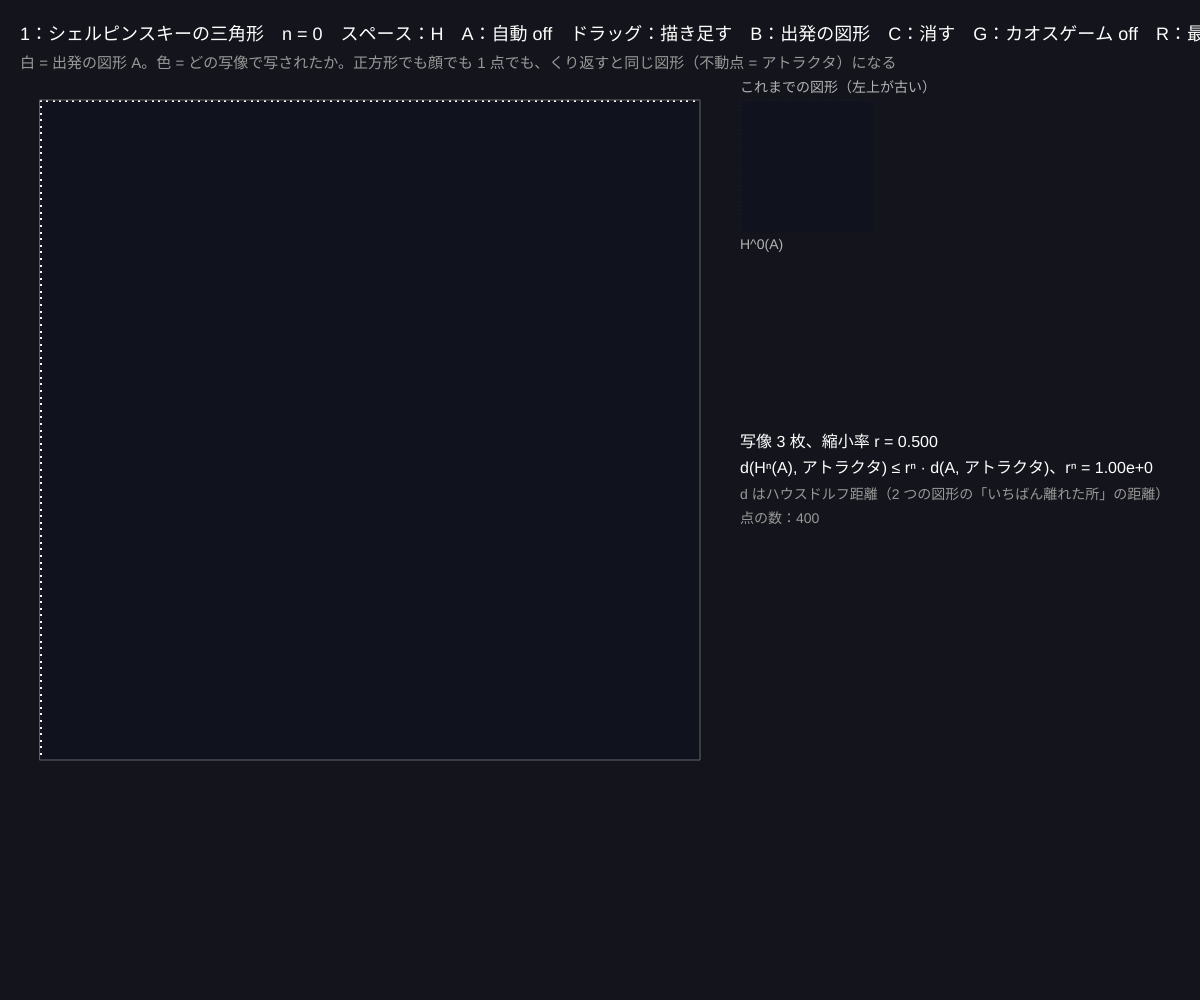
Frame 1 (no input)
Frame 60 (no input): identical to frame 1, image omitted
Frame 120 (the mouse pressed at the canvas centre since frame 60): identical to frame 1, image omitted

The p5.js sketch that drew this single still picture (run headless with seeded random() and noise() and a simulated clock; from frame 60 on, the mouse is pressed at the canvas centre):

// p5.js sketch
// ── sketch.js
// ============================================
// 05 反復関数系（IFS）と自己相似図形
// 縮小写像を何枚か用意し、図形 A を全部で写して合わせる：H(A) = w₁(A) ∪ w₂(A) ∪ … （ハッチンソン作用素）
//   H は「図形の空間」の上の縮小写像 → 02 の定理で不動点（アトラクタ）がただ 1 つ。どんな図形から始めても同じ形に着く
// スペース = H を 1 回かける / A = 自動 / 1〜4 = 写像の組 / ドラッグ = 出発の図形を描き足す / B = 出発の図形を変える / C = 消す / G = カオスゲーム / R = 最初から
// ============================================

let PRESETS = [
  { name: 'シェルピンスキーの三角形', view: [-0.05, 1.05, -0.1, 1.0], maps: [[0.5, 0, 0, 0.5, 0, 0], [0.5, 0, 0, 0.5, 0.5, 0], [0.5, 0, 0, 0.5, 0.25, 0.433]] },
  { name: 'バーンズリーのシダ', view: [-3.2, 3.2, -0.3, 10.3], maps: [[0, 0, 0, 0.16, 0, 0], [0.85, 0.04, -0.04, 0.85, 0, 1.6], [0.2, -0.26, 0.23, 0.22, 0, 1.6], [-0.15, 0.28, 0.26, 0.24, 0, 0.44]] },
  { name: 'ドラゴン曲線', view: [-0.45, 1.25, -0.6, 1.1], maps: [[0.5, -0.5, 0.5, 0.5, 0, 0], [-0.5, -0.5, 0.5, -0.5, 1, 0]] },
  { name: 'シェルピンスキーのカーペット', view: [-0.05, 1.05, -0.05, 1.05], maps: [] },
];
// カーペット：3×3 のうち真ん中以外の 8 枚
for (let i = 0; i < 3; i++) for (let j = 0; j < 3; j++) if (i !== 1 || j !== 1) PRESETS[3].maps.push([1 / 3, 0, 0, 1 / 3, i / 3, j / 3]);

let pre = 0;
let startU = [];           // 出発の図形（0〜1 の正規化座標の点）
let startKind = 0;
let ptsX, ptsY, ptsC;      // 今の図形 Hⁿ(A) の点（x, y, どの写像から来たか）
let n = 0;
let maxPts = 60000;        // ★ 点の数の上限（多いほどきれい・重い）
let auto = false, chaos = false;
let V, vx0, vy0, viewG, chaosG, cx = 0.3, cy = 0.3;
let thumbs = [];
let lastMouse = null;

function setup() {
  createCanvas(windowWidth, windowHeight);
  colorMode(HSB, 360, 100, 100, 100);
  V = floor(min(height - 250, width * 0.55)); vx0 = 40; vy0 = 100;
  viewG = createGraphics(V, V); viewG.pixelDensity(1);
  chaosG = createGraphics(V, V); chaosG.pixelDensity(1);
  makeStart();
}
function P() { return PRESETS[pre]; }
function toWorld(u, v) { let w = P().view; return [lerp(w[0], w[1], u), lerp(w[2], w[3], v)]; }

// 出発の図形：0 = 正方形の枠、1 = 円、2 = 顔、3 = 1 点
function makeStart() {
  startU = [];
  if (startKind === 0) for (let i = 0; i < 400; i++) { let t = i / 100, s = t % 1, e = floor(t); startU.push([[s, 0], [1, s], [1 - s, 1], [0, 1 - s]][e]); }
  if (startKind === 1) for (let i = 0; i < 400; i++) { let a = i / 400 * TWO_PI; startU.push([0.5 + 0.3 * Math.cos(a), 0.5 + 0.3 * Math.sin(a)]); }
  if (startKind === 2) {
    for (let i = 0; i < 300; i++) { let a = i / 300 * TWO_PI; startU.push([0.5 + 0.35 * Math.cos(a), 0.5 + 0.35 * Math.sin(a)]); }
    for (let i = 0; i < 60; i++) { let a = Math.PI * (1.2 + 0.6 * i / 60); startU.push([0.5 + 0.2 * Math.cos(a), 0.5 + 0.2 * Math.sin(a)]); }
    for (let i = 0; i < 40; i++) { let a = i / 40 * TWO_PI; startU.push([0.38 + 0.04 * Math.cos(a), 0.62 + 0.04 * Math.sin(a)], [0.62 + 0.04 * Math.cos(a), 0.62 + 0.04 * Math.sin(a)]); }
  }
  if (startKind === 3) startU.push([0.8, 0.2]);
  resetShape();
}
function resetShape() {
  n = 0; thumbs = [];
  ptsX = []; ptsY = []; ptsC = [];
  for (let u of startU) { let w = toWorld(u[0], u[1]); ptsX.push(w[0]); ptsY.push(w[1]); ptsC.push(-1); }
  render();
  chaosG.clear();
}

// ★ ハッチンソン作用素：全部の点を全部の写像で写して合わせる
function applyH() {
  let M = P().maps, nx = [], ny = [], nc = [];
  for (let m = 0; m < M.length; m++) {
    let [a, b, c, d, e, f] = M[m];
    for (let i = 0; i < ptsX.length; i++) {
      nx.push(a * ptsX[i] + b * ptsY[i] + e); ny.push(c * ptsX[i] + d * ptsY[i] + f); nc.push(m);
    }
  }
  // 多すぎたらランダムに間引く（形はほとんど変わらない）
  if (nx.length > maxPts) {
    let keep = maxPts / nx.length, kx = [], ky = [], kc = [];
    for (let i = 0; i < nx.length; i++) if (Math.random() < keep) { kx.push(nx[i]); ky.push(ny[i]); kc.push(nc[i]); }
    nx = kx; ny = ky; nc = kc;
  }
  ptsX = nx; ptsY = ny; ptsC = nc; n++;
  render();
}

function render() {
  viewG.background(16, 18, 30);
  viewG.loadPixels();
  let w = P().view, big = ptsX.length < 20000 ? 2 : 1;
  for (let i = 0; i < ptsX.length; i++) {
    let px = floor((ptsX[i] - w[0]) / (w[1] - w[0]) * V), py = floor(V - (ptsY[i] - w[2]) / (w[3] - w[2]) * V);
    let col = ptsC[i] < 0 ? [255, 255, 255] : hsbToRgb((ptsC[i] * 70 + 180) % 360, 60, 100);
    for (let dx = 0; dx < big; dx++) for (let dy = 0; dy < big; dy++) {
      let X = px + dx, Y = py + dy;
      if (X < 0 || Y < 0 || X >= V || Y >= V) continue;
      let k = (Y * V + X) * 4;
      viewG.pixels[k] = col[0]; viewG.pixels[k + 1] = col[1]; viewG.pixels[k + 2] = col[2]; viewG.pixels[k + 3] = 255;
    }
  }
  viewG.updatePixels();
  thumbs.push(viewG.get());
  if (thumbs.length > 6) thumbs.shift();
}

function contraction() {
  // 各写像の縮小率（行列の最大特異値）のうち最大のもの
  let r = 0;
  for (let [a, b, c, d] of P().maps) {
    let s1 = a * a + b * b + c * c + d * d, det = a * d - b * c;
    r = max(r, Math.sqrt((s1 + Math.sqrt(max(0, s1 * s1 - 4 * det * det))) / 2));
  }
  return r;
}

function draw() {
  background(230, 30, 11);
  if (auto && frameCount % 45 === 0 && n < 12) applyH();
  image(viewG, vx0, vy0);
  if (chaos) { runChaos(); image(chaosG, vx0, vy0); }
  noFill(); stroke(0, 0, 40); rect(vx0, vy0, V, V);

  // 右：これまでの Hⁿ(A) のサムネイル
  let tx = vx0 + V + 40, tw = min(150, (width - tx - 30) / 3 - 10, (V - 150) / 2 - 30);
  noStroke(); fill(0, 0, 70); textSize(14);
  text('これまでの図形（左上が古い）', tx, vy0 - 8);
  for (let i = 0; i < thumbs.length; i++) {
    let x = tx + (i % 3) * (tw + 10), y = vy0 + floor(i / 3) * (tw + 30);
    image(thumbs[i], x, y, tw, tw);
    fill(0, 0, 70); text('H^' + (n - thumbs.length + 1 + i) + '(A)', x, y + tw + 16);
  }
  let r = contraction();
  let ty = vy0 + 2 * (tw + 30) + 20;
  fill(0, 0, 100); textSize(16);
  text('写像 ' + P().maps.length + ' 枚、縮小率 r = ' + nf(r, 1, 3), tx, ty);
  text('d(Hⁿ(A), アトラクタ) ≤ rⁿ · d(A, アトラクタ)、rⁿ = ' + Math.pow(r, n).toExponential(2), tx, ty + 26);
  fill(0, 0, 60); textSize(14);
  text('d はハウスドルフ距離（2 つの図形の「いちばん離れた所」の距離）', tx, ty + 52);
  text('点の数：' + ptsX.length + (ptsX.length >= maxPts * 0.9 ? '（間引き中）' : ''), tx, ty + 76);

  noStroke(); fill(0, 0, 100); textSize(18);
  text((pre + 1) + '：' + P().name + '　n = ' + n + '　スペース：H　A：自動 ' + (auto ? 'ON' : 'off') + '　ドラッグ：描き足す　B：出発の図形　C：消す　G：カオスゲーム ' + (chaos ? 'ON' : 'off') + '　R：最初から', 20, 40);
  fill(0, 0, 60); textSize(15);
  text('白 = 出発の図形 A。色 = どの写像で写されたか。正方形でも顔でも 1 点でも、くり返すと同じ図形（不動点 = アトラクタ）になる', 20, 68);
}

// カオスゲーム：1 点だけを、ランダムに選んだ写像で何度も動かす。それでもアトラクタが浮かぶ
function runChaos() {
  let M = P().maps, w = P().view;
  chaosG.colorMode(HSB, 360, 100, 100, 100); chaosG.noStroke();
  for (let i = 0; i < 1500; i++) {
    let m = floor(Math.random() * M.length);
    if (pre === 1) { let r = Math.random(); m = r < 0.01 ? 0 : r < 0.86 ? 1 : r < 0.93 ? 2 : 3; }   // シダは確率つき
    let [a, b, c, d, e, f] = M[m];
    let nx = a * cx + b * cy + e; cy = c * cx + d * cy + f; cx = nx;
    chaosG.fill(50, 90, 100, 60);
    chaosG.rect((cx - w[0]) / (w[1] - w[0]) * V, V - (cy - w[2]) / (w[3] - w[2]) * V, 1.5, 1.5);
  }
}

function mouseDragged() {
  if (mouseX < vx0 || mouseX > vx0 + V || mouseY < vy0 || mouseY > vy0 + V) { lastMouse = null; return; }
  let u = (mouseX - vx0) / V, v = 1 - (mouseY - vy0) / V;
  if (lastMouse) {
    let steps = ceil(dist(u, v, lastMouse[0], lastMouse[1]) * 300);
    for (let i = 1; i <= steps; i++) startU.push([lerp(lastMouse[0], u, i / steps), lerp(lastMouse[1], v, i / steps)]);
  } else startU.push([u, v]);
  lastMouse = [u, v];
  resetShape();
}
function mouseReleased() { lastMouse = null; }
function keyPressed() {
  if (key === ' ') applyH();
  if (key === 'a' || key === 'A') auto = !auto;
  if (key >= '1' && key <= '4') { pre = int(key) - 1; resetShape(); }
  if (key === 'b' || key === 'B') { startKind = (startKind + 1) % 4; makeStart(); }
  if (key === 'c' || key === 'C') { startU = []; resetShape(); }
  if (key === 'g' || key === 'G') { chaos = !chaos; chaosG.clear(); }
  if (key === 'r' || key === 'R') resetShape();
}

// ---------- やってみよう ----------
// 1. B で出発の図形を正方形 → 円 → 顔 → 1 点と変えて、n = 8 の形を比べよう。全部同じになる理由は？
// 2. シェルピンスキーの 3 枚目の写像の 0.433 を 0.6 にすると形はどう変わる？
// 3. 写像の 0.5 を 0.7 にすると、写した 3 つが重なる。縮小率 r が大きいと何回で「着く」？
// 4. maps に自分の写像を足して、オリジナルの自己相似図形をつくろう（14 の不動点ブラシで手で作れる）

// ==================================================
// ここから下は「道具」
// ==================================================
function hsbToRgb(h, s, b) {
  s /= 100; b /= 100;
  let kf = (k) => (k + h / 60) % 6;
  let fc = (k) => b * (1 - s * Math.max(0, Math.min(kf(k), 4 - kf(k), 1)));
  return [255 * fc(5), 255 * fc(3), 255 * fc(1)];
}
